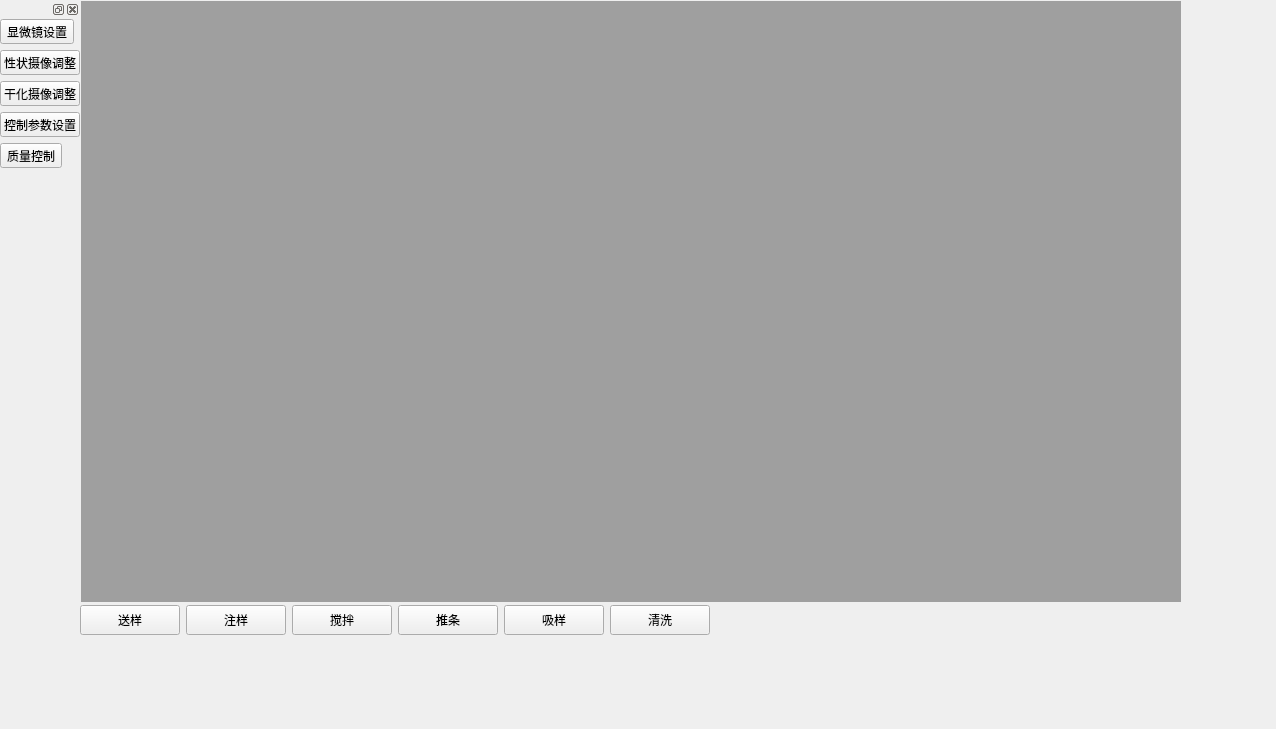
<?xml version="1.0" encoding="UTF-8"?>
<ui version="4.0">
 <class>FormDebug</class>
 <widget class="QWidget" name="FormDebug">
  <property name="geometry">
   <rect>
    <x>0</x>
    <y>0</y>
    <width>1276</width>
    <height>729</height>
   </rect>
  </property>
  <property name="windowTitle">
   <string>Form</string>
  </property>
  <property name="autoFillBackground">
   <bool>true</bool>
  </property>
  <widget class="QDockWidget" name="dockWidget">
   <property name="geometry">
    <rect>
     <x>0</x>
     <y>0</y>
     <width>80</width>
     <height>402</height>
    </rect>
   </property>
   <property name="maximumSize">
    <size>
     <width>80</width>
     <height>524287</height>
    </size>
   </property>
   <widget class="QWidget" name="dockWidgetContents">
    <layout class="QVBoxLayout" name="verticalLayout">
     <property name="leftMargin">
      <number>0</number>
     </property>
     <property name="topMargin">
      <number>0</number>
     </property>
     <property name="rightMargin">
      <number>0</number>
     </property>
     <property name="bottomMargin">
      <number>0</number>
     </property>
     <item>
      <widget class="QToolButton" name="tbTab1">
       <property name="toolTip">
        <string>显微镜设置</string>
       </property>
       <property name="statusTip">
        <string>显微镜设置</string>
       </property>
       <property name="text">
        <string>显微镜设置</string>
       </property>
       <property name="icon">
        <iconset resource="res.qrc">
         <normaloff>:/icon/micro.png</normaloff>:/icon/micro.png</iconset>
       </property>
       <property name="iconSize">
        <size>
         <width>64</width>
         <height>64</height>
        </size>
       </property>
       <property name="checkable">
        <bool>true</bool>
       </property>
       <property name="checked">
        <bool>false</bool>
       </property>
      </widget>
     </item>
     <item>
      <widget class="QToolButton" name="tbTab2">
       <property name="toolTip">
        <string>性状摄像调整</string>
       </property>
       <property name="statusTip">
        <string>性状摄像调整</string>
       </property>
       <property name="text">
        <string>性状摄像调整</string>
       </property>
       <property name="icon">
        <iconset resource="res.qrc">
         <normaloff>:/icon/ccd.png</normaloff>:/icon/ccd.png</iconset>
       </property>
       <property name="iconSize">
        <size>
         <width>64</width>
         <height>64</height>
        </size>
       </property>
       <property name="checkable">
        <bool>true</bool>
       </property>
      </widget>
     </item>
     <item>
      <widget class="QToolButton" name="tbTab3">
       <property name="toolTip">
        <string>干化摄像调整</string>
       </property>
       <property name="statusTip">
        <string>干化摄像调整</string>
       </property>
       <property name="text">
        <string>干化摄像调整</string>
       </property>
       <property name="icon">
        <iconset resource="res.qrc">
         <normaloff>:/icon/ccd.png</normaloff>:/icon/ccd.png</iconset>
       </property>
       <property name="iconSize">
        <size>
         <width>64</width>
         <height>64</height>
        </size>
       </property>
       <property name="checkable">
        <bool>true</bool>
       </property>
      </widget>
     </item>
     <item>
      <widget class="QToolButton" name="tbTab4">
       <property name="toolTip">
        <string>控制参数设置</string>
       </property>
       <property name="statusTip">
        <string>控制参数设置</string>
       </property>
       <property name="text">
        <string>控制参数设置</string>
       </property>
       <property name="icon">
        <iconset resource="res.qrc">
         <normaloff>:/icon/setcolor.png</normaloff>:/icon/setcolor.png</iconset>
       </property>
       <property name="iconSize">
        <size>
         <width>64</width>
         <height>64</height>
        </size>
       </property>
      </widget>
     </item>
     <item>
      <widget class="QToolButton" name="tbTab5">
       <property name="toolTip">
        <string>质量控制</string>
       </property>
       <property name="statusTip">
        <string>质量控制</string>
       </property>
       <property name="text">
        <string>质量控制</string>
       </property>
       <property name="icon">
        <iconset resource="res.qrc">
         <normaloff>:/icon/qc.png</normaloff>:/icon/qc.png</iconset>
       </property>
       <property name="iconSize">
        <size>
         <width>64</width>
         <height>64</height>
        </size>
       </property>
      </widget>
     </item>
     <item>
      <spacer name="verticalSpacer">
       <property name="orientation">
        <enum>Qt::Vertical</enum>
       </property>
       <property name="sizeHint" stdset="0">
        <size>
         <width>20</width>
         <height>40</height>
        </size>
       </property>
      </spacer>
     </item>
    </layout>
   </widget>
  </widget>
  <widget class="QMdiArea" name="mdiArea">
   <property name="geometry">
    <rect>
     <x>81</x>
     <y>1</y>
     <width>1100</width>
     <height>601</height>
    </rect>
   </property>
   <property name="minimumSize">
    <size>
     <width>1100</width>
     <height>601</height>
    </size>
   </property>
   <property name="maximumSize">
    <size>
     <width>1100</width>
     <height>601</height>
    </size>
   </property>
   <property name="baseSize">
    <size>
     <width>1100</width>
     <height>601</height>
    </size>
   </property>
  </widget>
  <widget class="QWidget" name="widget" native="true">
   <property name="geometry">
    <rect>
     <x>80</x>
     <y>600</y>
     <width>697</width>
     <height>41</height>
    </rect>
   </property>
   <layout class="QHBoxLayout" name="horizontalLayout">
    <property name="spacing">
     <number>6</number>
    </property>
    <property name="leftMargin">
     <number>0</number>
    </property>
    <property name="topMargin">
     <number>0</number>
    </property>
    <property name="rightMargin">
     <number>0</number>
    </property>
    <property name="bottomMargin">
     <number>0</number>
    </property>
    <item>
     <widget class="QPushButton" name="pushButton_3">
      <property name="minimumSize">
       <size>
        <width>100</width>
        <height>30</height>
       </size>
      </property>
      <property name="text">
       <string>送样</string>
      </property>
     </widget>
    </item>
    <item>
     <widget class="QPushButton" name="pushButton">
      <property name="minimumSize">
       <size>
        <width>100</width>
        <height>30</height>
       </size>
      </property>
      <property name="text">
       <string>注样</string>
      </property>
     </widget>
    </item>
    <item>
     <widget class="QPushButton" name="pushButton_2">
      <property name="minimumSize">
       <size>
        <width>100</width>
        <height>30</height>
       </size>
      </property>
      <property name="text">
       <string>搅拌</string>
      </property>
     </widget>
    </item>
    <item>
     <widget class="QPushButton" name="pushButton_6">
      <property name="minimumSize">
       <size>
        <width>100</width>
        <height>30</height>
       </size>
      </property>
      <property name="text">
       <string>推条</string>
      </property>
     </widget>
    </item>
    <item>
     <widget class="QPushButton" name="pushButton_4">
      <property name="minimumSize">
       <size>
        <width>100</width>
        <height>30</height>
       </size>
      </property>
      <property name="text">
       <string>吸样</string>
      </property>
     </widget>
    </item>
    <item>
     <widget class="QPushButton" name="pushButton_5">
      <property name="minimumSize">
       <size>
        <width>100</width>
        <height>30</height>
       </size>
      </property>
      <property name="text">
       <string>清洗</string>
      </property>
     </widget>
    </item>
    <item>
     <spacer name="horizontalSpacer">
      <property name="orientation">
       <enum>Qt::Horizontal</enum>
      </property>
      <property name="sizeHint" stdset="0">
       <size>
        <width>58</width>
        <height>20</height>
       </size>
      </property>
     </spacer>
    </item>
   </layout>
  </widget>
  <widget class="QPushButton" name="butClose">
   <property name="geometry">
    <rect>
     <x>1210</x>
     <y>20</y>
     <width>41</width>
     <height>41</height>
    </rect>
   </property>
   <property name="text">
    <string/>
   </property>
   <property name="icon">
    <iconset resource="res.qrc">
     <normaloff>:/icon/return.png</normaloff>:/icon/return.png</iconset>
   </property>
   <property name="iconSize">
    <size>
     <width>32</width>
     <height>32</height>
    </size>
   </property>
   <property name="flat">
    <bool>true</bool>
   </property>
  </widget>
 </widget>
 <resources>
  <include location="res.qrc"/>
 </resources>
 <connections/>
</ui>
